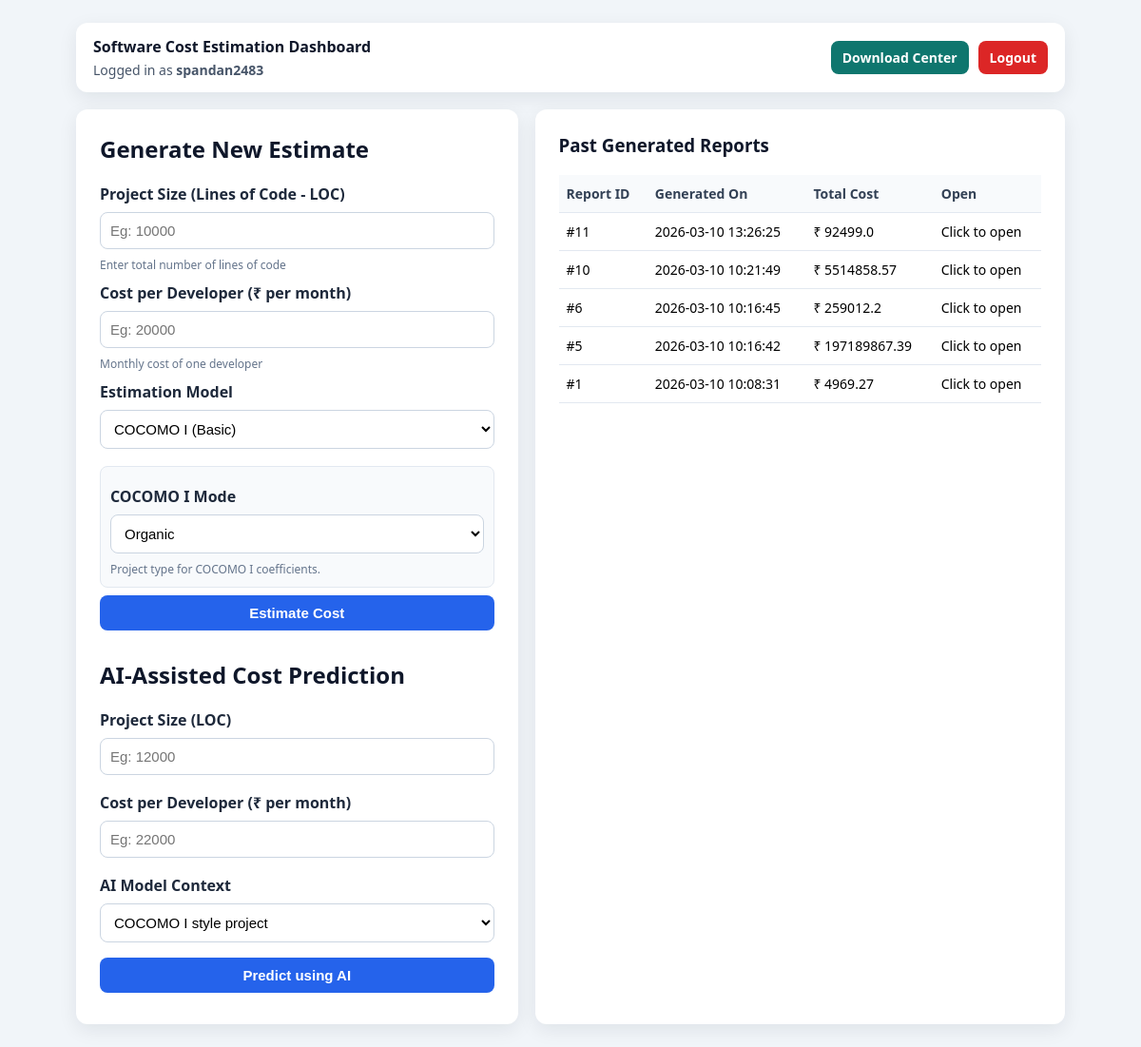
The app's page /dashboard (signed in) with its own data.
### tables this page shows
CREATE TABLE users (
            id INTEGER PRIMARY KEY AUTOINCREMENT,
            username TEXT UNIQUE NOT NULL,
            password_hash TEXT NOT NULL,
            created_at TEXT NOT NULL
        , is_admin INTEGER NOT NULL DEFAULT 0);

CREATE TABLE reports (
            id INTEGER PRIMARY KEY AUTOINCREMENT,
            user_id INTEGER NOT NULL,
            created_at TEXT NOT NULL,
            effort REAL NOT NULL,
            time REAL NOT NULL,
            cost REAL NOT NULL, model TEXT NOT NULL DEFAULT 'COCOMO_I', loc REAL, cost_per_dev REAL, cocomo_mode TEXT, eaf REAL, scale_factors_sum REAL, productivity REAL, avg_team_size REAL,
            FOREIGN KEY (user_id) REFERENCES users (id)
        );

### app.py (the view, shortened to what this page needs)
@app.route("/dashboard", methods=["GET", "POST"])
def dashboard():
    if not session.get("user"):
        return redirect(url_for("auth"))
    username = session.get("user")
    user_record = get_user_by_username(username)
    if not user_record:
        session.clear()
        return redirect(url_for("auth"))
    user_id = user_record["id"]
    is_admin = bool(user_record["is_admin"])
    result = None
    error = None
    ai_result = None
    ai_error = None
    report_history = get_all_reports() if is_admin else get_reports_for_user(user_id)
    users_list = get_all_users() if is_admin else []
    return render_template(
        "index.html",
        result=result,
        error=error,
        ai_result=ai_result,
        ai_error=ai_error,
        user=username,
        report_history=report_history,
        is_admin=is_admin,
        users_list=users_list
    )

### app.py (called while the page is built)
def get_db_connection():
    conn = sqlite3.connect(DB_PATH)
    conn.row_factory = sqlite3.Row
    return conn

def get_user_by_username(username):
    conn = get_db_connection()
    user = conn.execute(
        "SELECT id, username, password_hash, is_admin FROM users WHERE username = ?",
        (username,)
    ).fetchone()
    conn.close()
    return user

def get_reports_for_user(user_id):
    conn = get_db_connection()
    rows = conn.execute(
        """
         SELECT id, user_id, created_at, model, loc, cost_per_dev, cocomo_mode,
             eaf, scale_factors_sum, productivity, avg_team_size, effort, time, cost
        FROM reports
        WHERE user_id = ?
        ORDER BY id DESC
        """,
        (user_id,)
    ).fetchall()
    conn.close()
    return [dict(row) for row in rows]

### templates/index.html (shortened to what this page needs)
<!DOCTYPE html>
<html lang="en">
<head>
</head>
<body>
<div class="container">
    <div class="topbar">
        <div>
            <div class="brand">Software Cost Estimation Dashboard</div>
            <div style="font-size: 14px; color: #475569; margin-top: 4px;">Logged in as <b>{{ user }}</b></div>
        </div>
        <div class="top-actions">
            <a class="link-btn" href="{{ url_for('download_page') }}">Download Center</a>
            <a class="logout-link" href="{{ url_for('logout') }}">Logout</a>
        </div>
    </div>
    <div class="layout">
        <div class="panel">
            <h2>Generate New Estimate</h2>
            <form method="POST">
                <label>Project Size (Lines of Code - LOC)</label>
                <input type="number" name="loc" min="1" step="1" placeholder="Eg: 10000" required>
                <div class="hint">Enter total number of lines of code</div>
                <label>Cost per Developer (₹ per month)</label>
                <input type="number" name="cost" min="1" step="0.01" placeholder="Eg: 20000" required>
                <div class="hint">Monthly cost of one developer</div>
                <label>Estimation Model</label>
                <select name="model" id="modelSelect" required onchange="toggleModelInputs()">
                    <option value="COCOMO_I" selected>COCOMO I (Basic)</option>
                </select>
                <div id="cocomo1Section" class="model-section">
                    <label>COCOMO I Mode</label>
                    <select name="cocomo_mode">
                        <option value="organic" selected>Organic</option>
                    </select>
                    <div class="hint">Project type for COCOMO I coefficients.</div>
                </div>
                <button type="submit">Estimate Cost</button>
            </form>
            <h2 style="margin-top: 22px;">AI-Assisted Cost Prediction</h2>
            <form method="POST">
                <label>Project Size (LOC)</label>
                <input type="number" name="ai_loc" min="1" step="1" placeholder="Eg: 12000" required>
                <label>Cost per Developer (₹ per month)</label>
                <input type="number" name="ai_cost" min="1" step="0.01" placeholder="Eg: 22000" required>
                <label>AI Model Context</label>
                <select name="ai_model" id="aiModelSelect" required onchange="toggleAIModelInputs()">
                    <option value="COCOMO_I" selected>COCOMO I style project</option>
                </select>
                <button type="submit">Predict using AI</button>
            </form>
        </div>
        <div class="panel">
            <h3>Past Generated Reports</h3>
            {% if report_history %}
            <table>
                <thead>
                    <tr>
                        <th>Report ID</th>
                        <th>Generated On</th>
                        <th>Total Cost</th>
                        <th>Open</th>
                    </tr>
                </thead>
                <tbody>
                    {% for report in report_history %}
                    <tr class="clickable-row" onclick="window.location='{{ url_for('report_detail', report_id=report.id) }}'">
                        <td>#{{ report.id }}</td>
                        <td>{{ report.created_at }}</td>
                        <td>₹ {{ report.cost }}</td>
                        <td>Click to open</td>
                    </tr>
                    {% endfor %}
                </tbody>
            </table>
            {% else %}
            <div class="empty">No reports generated yet. Create your first estimate from the form.</div>
            {% endif %}
        </div>
    </div>
</div>
</body>
</html>

### templates/index.html (style rules this page uses)
body { font-family: "Segoe UI", Arial, sans-serif; background: #f1f5f9; margin: 0; padding: 24px; }
.container { max-width: 1040px; margin: 0 auto; }
.topbar { display: flex; justify-content: space-between; align-items: center; background: #ffffff; border-radius: 12px; padding: 14px 18px; box-shadow: 0 6px 20px rgba(15, 23, 42, 0.08); margin-bottom: 18px; }
.brand { font-weight: 700; color: #0f172a; }
.top-actions { display: flex; gap: 10px; align-items: center; }
.layout { display: grid; grid-template-columns: 1fr 1.2fr; gap: 18px; }
.panel { background: white; padding: 25px; border-radius: 12px; box-shadow: 0 6px 20px rgba(15, 23, 42, 0.08); }
h2, h3 { margin-top: 0; color: #0f172a; }
label { font-weight: 600; color: #1e293b; display: block; margin-top: 10px; }
input, button { width: 100%; padding: 10px; margin: 8px 0; font-size: 15px; box-sizing: border-box; border-radius: 8px; }
select { width: 100%; padding: 10px; margin: 8px 0; font-size: 15px; box-sizing: border-box; border-radius: 8px; border: 1px solid #cbd5e1; outline: none; background: #ffffff; }
input { border: 1px solid #cbd5e1; outline: none; }
button { background: #2563eb; color: white; border: none; cursor: pointer; font-weight: 600; }
.hint { font-size: 12px; color: #64748b; }
.link-btn, .logout-link { display: inline-block; color: white; text-decoration: none; text-align: center; padding: 8px 12px; border-radius: 8px; font-size: 14px; font-weight: 600; }
.link-btn { background: #0f766e; }
.logout-link { background: #dc2626; }
table { width: 100%; border-collapse: collapse; margin-top: 10px; font-size: 14px; }
th, td { border-bottom: 1px solid #e2e8f0; padding: 10px 8px; text-align: left; vertical-align: top; }
th { color: #334155; background: #f8fafc; }
.clickable-row { cursor: pointer; transition: background-color 0.15s ease; }
.model-section { margin-top: 10px; padding: 10px; border-radius: 8px; background: #f8fafc; border: 1px solid #e2e8f0; }

### records on screen
users: username "spandan2483"
reports: id "11", created_at "2026-03-10 13:26:25", cost "92499.0"
reports: id "10", created_at "2026-03-10 10:21:49", cost "5514858.57"
reports: id "6", created_at "2026-03-10 10:16:45", cost "259012.2"
reports: id "5", created_at "2026-03-10 10:16:42", cost "197189867.39"
reports: id "1", created_at "2026-03-10 10:08:31", cost "4969.27"
